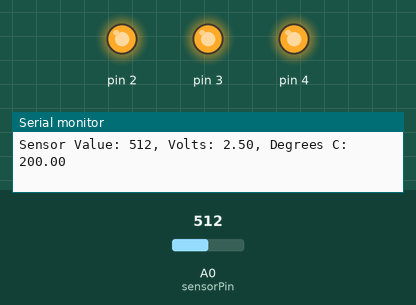
Bench run of a sketch on a simulated Arduino Uno, built with avr-gcc and run on an emulated ATmega328P. Parts: output pins drawn as LEDs (lit = HIGH), the last lines printed to the serial monitor. The inputs (shaded band) are chosen by the test bench; at power-on: A0 (sensorPin) = 512.

Above: at 1.2 s.
1.3 s: A0 (sensorPin) set to 165
4.3 s: A0 (sensorPin) set to 155
At 4.8 s:
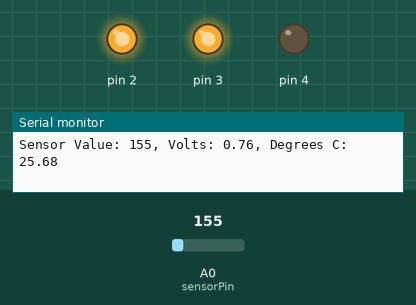
5.8 s: A0 (sensorPin) set to 122
At 6.2 s:
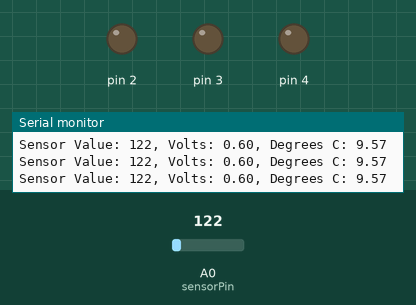
7.3 s: A0 (sensorPin) set to 1023
At 7.9 s:
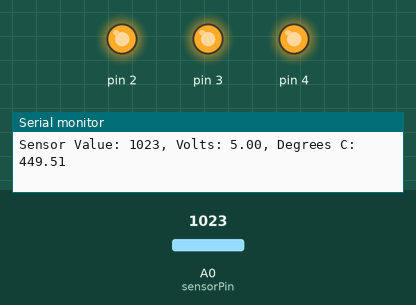
8.8 s: A0 (sensorPin) set to 0
At 9.4 s:
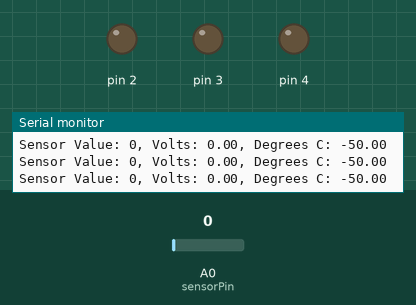
Timing chart, 0 to 11.3 s (numbered marks = the images above; inputs shaded):
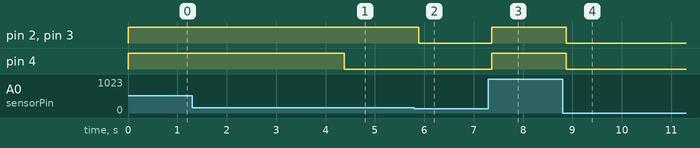

The sketch:

temp_sensor_3led.ino
```cpp
const int sensorPin = A0;
float baselineTemp = 23.0;

void setup() {
  pinMode(2, OUTPUT);
  pinMode(3, OUTPUT);
  pinMode(4, OUTPUT);

  Serial.begin(9600); // Open a serial port

  for (int pinNumber = 2; pinNumber < 5; pinNumber ++) {
    digitalWrite(pinNumber, HIGH);
  }

}

void loop() {
  int sensorVal = analogRead(sensorPin);
  Serial.print("Sensor Value: ");
  Serial.print(sensorVal);

  // Convert the ADC reading to voltage
  float voltage = (sensorVal/1024.0) * 5.0;

  Serial.print(", Volts: ");
  Serial.print(voltage);

  Serial.print(", Degrees C: ");
  float temperature = (voltage - .5) * 100;
  Serial.println(temperature);

  if (temperature < baselineTemp) {
    digitalWrite(2, LOW);
    digitalWrite(3, LOW);
    digitalWrite(4, LOW);
  }
  else if (temperature >= baselineTemp+1 && temperature < baselineTemp+2) {
    digitalWrite(2, HIGH);
    digitalWrite(3, LOW);
    digitalWrite(4, LOW);
  }
  else if (temperature >= baselineTemp+2 && temperature < baselineTemp +3) {
    digitalWrite(2, HIGH);
    digitalWrite(3, HIGH);
    digitalWrite(4, LOW);
  }
  else if (temperature >= baselineTemp+3) {
    digitalWrite(2, HIGH);
    digitalWrite(3, HIGH);
    digitalWrite(4, HIGH);
  }
  delay(1);
}
```

Measured:
- the behaviour switches between 156 and 155 on A0 (sensorPin) (found by bisection; images 0 and 1)
- after the input at 4.3 s, pin 4: HIGH → LOW after 0.08 s
- after the input at 5.8 s, pin 2, pin 3: HIGH → LOW after 0.09 s
- after the input at 7.3 s, pin 2–4: LOW → HIGH after 0.07 s
- after the input at 8.8 s, pin 2–4: HIGH → LOW after 0.08 s
